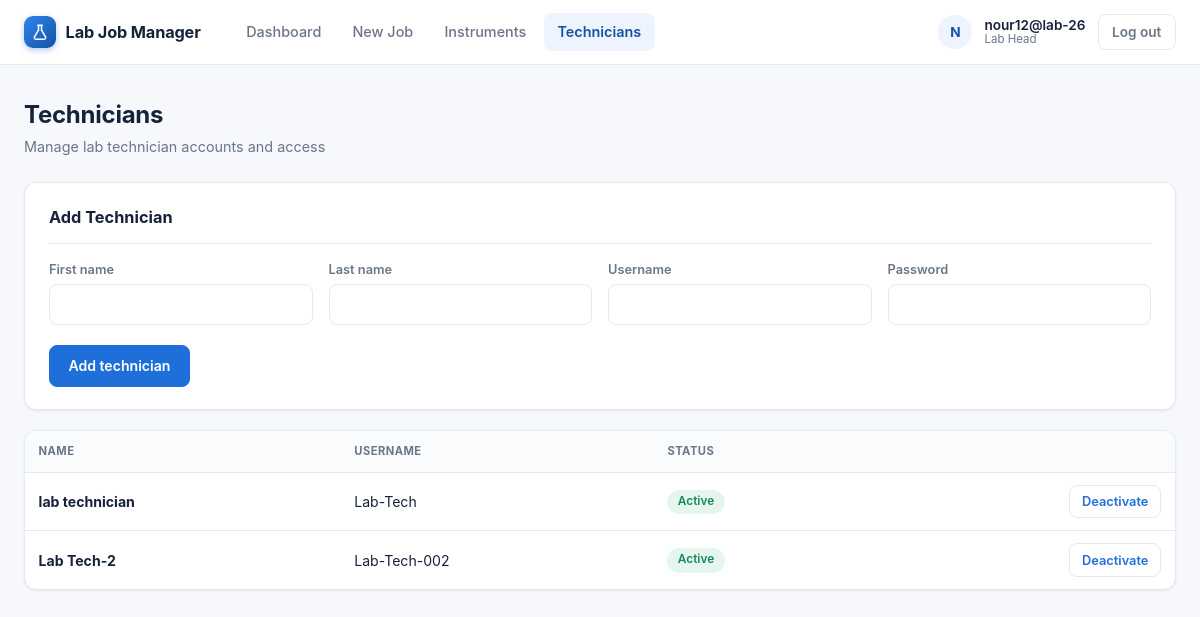
Before: /technicians/ (signed in) with the older database file.
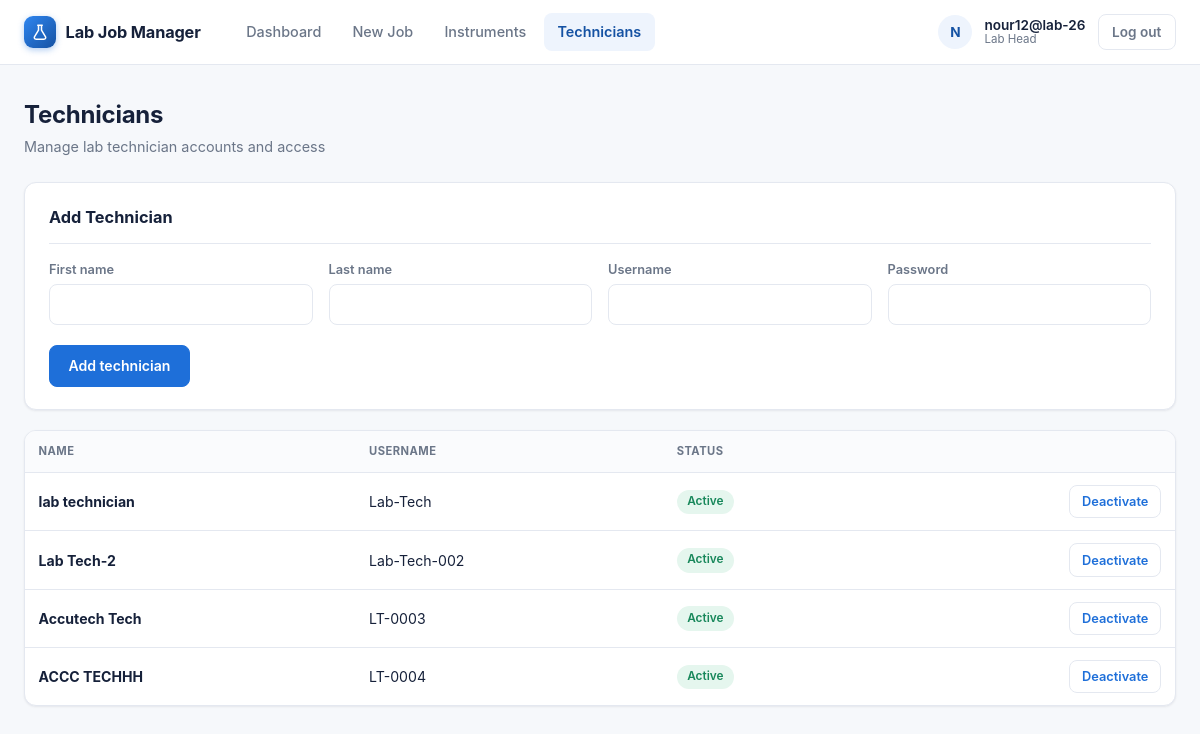
After: the same page with the newer database file.
### labmanager/models.py (models this page shows, shortened)
class User(AbstractUser):
    class Role(models.TextChoices):
        LAB_HEAD = "head", "Lab Head"
        TECHNICIAN = "technician", "Lab Technician"
    role = models.CharField(max_length=20, choices=Role.choices, default=Role.LAB_HEAD)
    @property
    def is_lab_head(self):
        return self.role == self.Role.LAB_HEAD

### labmanager/views.py (the view)
# urls.py: path("technicians/", views.technician_list, name="technician_list"),
@login_required
@user_passes_test(is_lab_head)
def technician_list(request):
    if request.method == "POST":
        form = TechnicianForm(request.POST)
        if form.is_valid():
            form.save()
            messages.success(request, "Technician added.")
            return redirect("technician_list")
    else:
        form = TechnicianForm()
    technicians = User.objects.filter(role=User.Role.TECHNICIAN, is_superuser=False)
    return render(request, "labmanager/technicians.html", {"form": form, "technicians": technicians})

### labmanager/forms.py (shortened to what this page needs)
class TechnicianForm(forms.ModelForm):
    password = forms.CharField(widget=forms.PasswordInput, required=True)
    class Meta:
        model = User
        fields = ["username", "first_name", "last_name", "password"]

### labmanager/views.py (called while the page is built)
def is_lab_head(user):
    return user.is_authenticated and user.is_lab_head

### labmanager/templates/labmanager/technicians.html (shortened to what this page needs)
{% extends "labmanager/base.html" %}
{% block content %}
<div class="page-header">
    <div>
        <h1>Technicians</h1>
        <p class="page-sub">Manage lab technician accounts and access</p>
    </div>
</div>
<div class="card">
    <h2>Add Technician</h2>
    <form method="post">
        <div class="row">
            <div>
                <label style="margin-top:0;">First name</label>
                {{ form.first_name }}
            </div>
            <div>
                <label style="margin-top:0;">Last name</label>
                {{ form.last_name }}
            </div>
            <div>
                <label style="margin-top:0;">Username</label>
                {{ form.username }}
            </div>
            <div>
                <label style="margin-top:0;">Password</label>
                {{ form.password }}
            </div>
        </div>
        <button class="btn" style="margin-top:1.2rem;" type="submit">Add technician</button>
    </form>
</div>
<div class="card" style="padding:0;overflow:hidden;">
    <table>
        <thead><tr><th>Name</th><th>Username</th><th>Status</th><th style="text-align:right;"></th></tr></thead>
        <tbody>
            {% for tech in technicians %}
            <tr>
                <td><strong>{{ tech.get_full_name|default:"—" }}</strong></td>
                <td>{{ tech.username }}</td>
                <td><span class="pill {% if tech.is_active %}pill-success{% else %}pill-neutral{% endif %}">{{ tech.is_active|yesno:"Active,Inactive" }}</span></td>
                <td style="text-align:right;">
                    <form method="post" action="{% url 'technician_toggle' tech.pk %}" style="display:inline;">
                        <button class="btn secondary small" type="submit">{{ tech.is_active|yesno:"Deactivate,Activate" }}</button>
                    </form>
                </td>
            </tr>
            {% empty %}
            <tr><td colspan="4" class="muted" style="text-align:center;padding:2rem;">No technicians yet.</td></tr>
            {% endfor %}
        </tbody>
    </table>
</div>
{% endblock %}

Changed rows visible on the page:
added User: get_full_name "Accutech Tech", username "LT-0003", is_active "Active", is_active "Deactivate"
added User: get_full_name "ACCC TECHHH", username "LT-0004", is_active "Active", is_active "Deactivate"
